Frame 1 (no input): blank canvas, image omitted
Frame 60 (the mouse pressed at the canvas centre just before this capture): blank canvas, image omitted
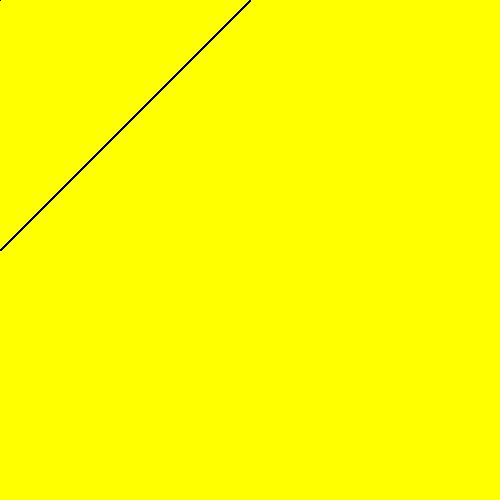
Frame 120 (the mouse held since frame 60 and released just before this capture)

The Processing sketch whose frames 1 and 60 were blank and that drew this single picture after the mouse press (run headless with seeded random() and noise(); from frame 60 on, the mouse is pressed at the canvas centre):

// Processing sketch: processing_22395
// ── processing_22395.pde

// Example 02-02 from "Getting Started with Processing" 
// by Reas & Fry. O'Reilly / Make 2010

void setup() {
  size(500, 500);
  smooth();

background(255, 300, 0);
}
void draw() {
  if (mousePressed) {
    fill(37,255,50);
  } else {
    fill(25,433,455);
  }
  line(mouseX, 0, 0, mouseY);
 
}
